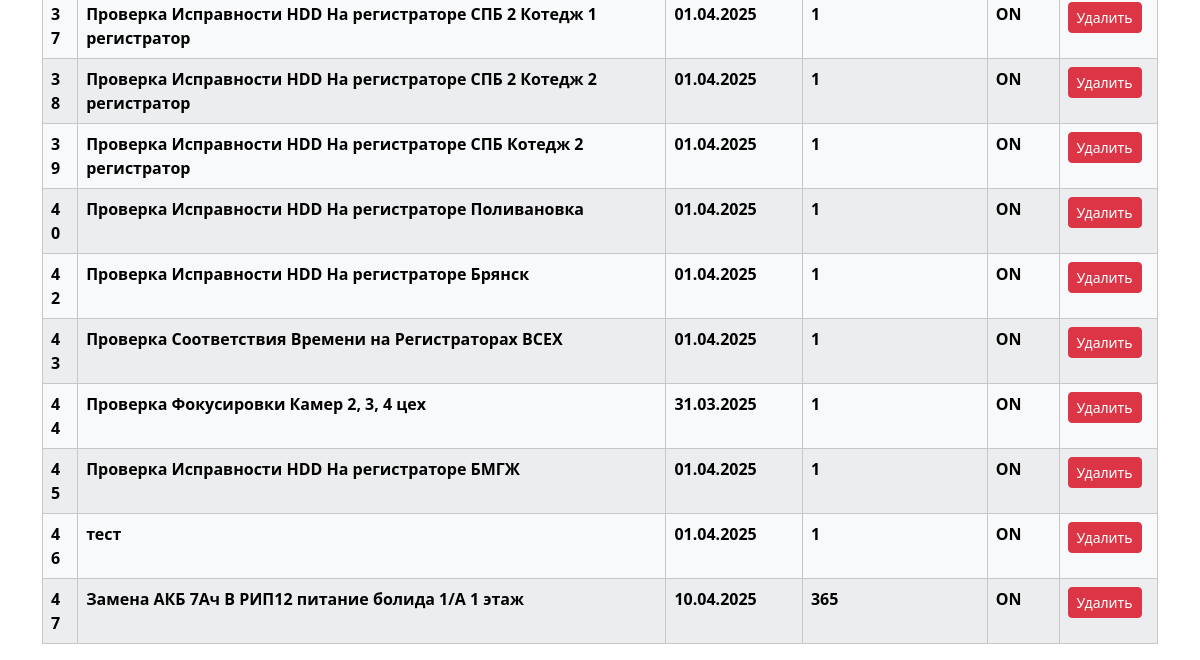
/pages/all_tasks (lower part), run on an earlier commit of the app's database.
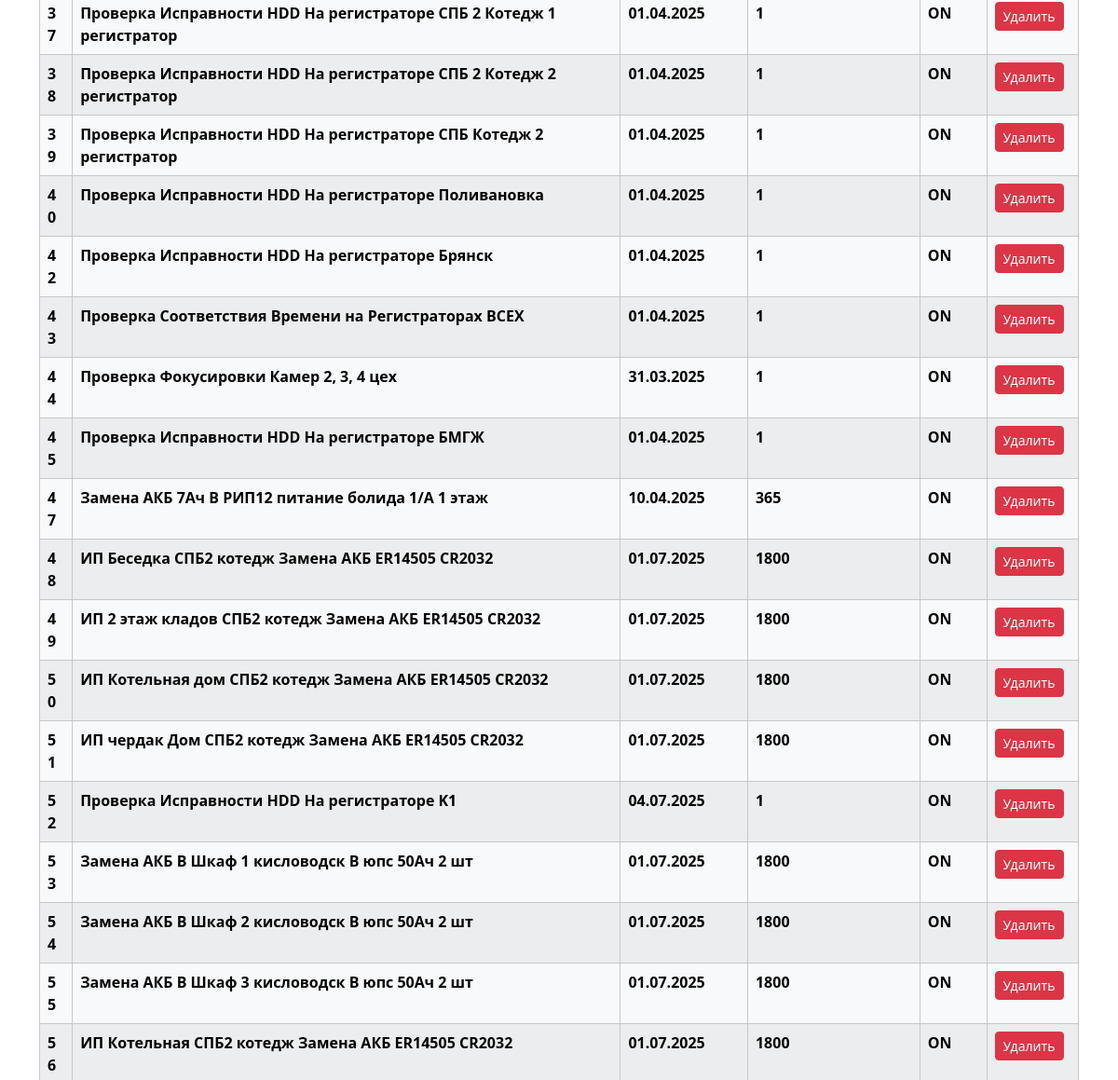
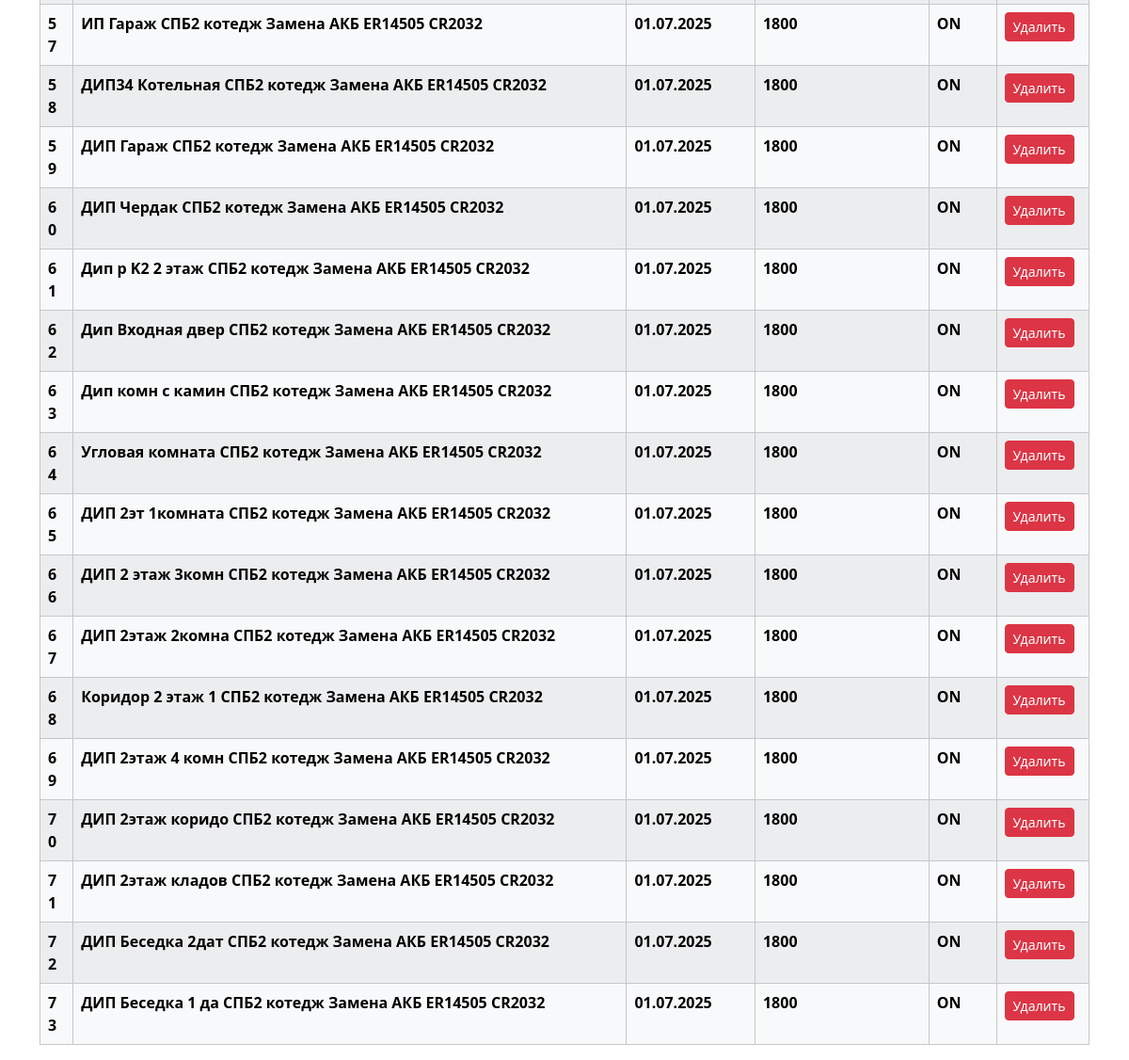
And on a later commit of the database (2 pictures, top to bottom).
### tables this page shows
CREATE TABLE tasks (
	id INTEGER NOT NULL, 
	task VARCHAR, 
	data_create_task VARCHAR, 
	data_task VARCHAR, 
	onoff VARCHAR, 
	PRIMARY KEY (id)
);

### app/pages/router.py (the view)
@router.get('/all_tasks')
async def get_all_task_html(request: Request, all_tasks=Depends(all_task)):
    return templates.TemplateResponse(name='all_tasks.html',
                                      context={'request': request, 'all_tasks': all_tasks})

### app/templates/all_tasks.html (shortened to what this page needs)
<!DOCTYPE html>
<html lang="ru">
<head>
    <link href="https://cdn.jsdelivr.net/npm/bootstrap@5.3.1/dist/css/bootstrap.min.css"
          rel="stylesheet"
>
</head>
<body class="container mt-4">
<table class="table table-striped table-light table-bordered fw-bold mt-3">
    <tbody id="taskTableBody">
    {% for task in all_tasks %}
    <tr id="task-{{ task.id }}">
        <td>{{ task.id }}</td>
        <td>{{ task.task }}</td>
        <td>{{ task.data_create_task }}</td>
        <td>{{ task.data_task }}</td>
        <td>{{ task.onoff }}</td>
        <td>
            <button class="btn btn-danger btn-sm delete-btn" data-task-text="{{ task.task }}">Удалить</button>
        </td>
    </tr>
    {% endfor %}
    </tbody>
</table>
</body>
</html>

What changed in the data, as far as the page shows it:
removed tasks: id "46", task "тест", data_create_task "01.04.2025", data_task "1", onoff "ON"
added tasks: id "48", task "ИП Беседка СПБ2 котедж Замена АКБ ER14505 CR2032", data_create_task "01.07.2025", data_task "1800", onoff "ON"
added tasks: id "49", task "ИП 2 этаж кладов СПБ2 котедж Замена АКБ ER14505 CR2032", data_create_task "01.07.2025", data_task "1800", onoff "ON"
added tasks: id "50", task "ИП Котельная дом СПБ2 котедж Замена АКБ ER14505 CR2032", data_create_task "01.07.2025", data_task "1800", onoff "ON"
added tasks: id "51", task "ИП чердак Дом СПБ2 котедж Замена АКБ ER14505 CR2032", data_create_task "01.07.2025", data_task "1800", onoff "ON"
added tasks: id "52", task "Проверка Исправности HDD На регистраторе K1", data_create_task "04.07.2025", data_task "1", onoff "ON"
added tasks: id "53", task "Замена АКБ В Шкаф 1 кисловодск В юпс 50Ач 2 шт", data_create_task "01.07.2025", data_task "1800", onoff "ON"
added tasks: id "54", task "Замена АКБ В Шкаф 2 кисловодск В юпс 50Ач 2 шт", data_create_task "01.07.2025", data_task "1800", onoff "ON"
added tasks: id "55", task "Замена АКБ В Шкаф 3 кисловодск В юпс 50Ач 2 шт", data_create_task "01.07.2025", data_task "1800", onoff "ON"
added tasks: id "56", task "ИП Котельная СПБ2 котедж Замена АКБ ER14505 CR2032", data_create_task "01.07.2025", data_task "1800", onoff "ON"
added tasks: id "57", task "ИП Гараж СПБ2 котедж Замена АКБ ER14505 CR2032", data_create_task "01.07.2025", data_task "1800", onoff "ON"
added tasks: id "58", task "ДИП34 Котельная СПБ2 котедж Замена АКБ ER14505 CR2032", data_create_task "01.07.2025", data_task "1800", onoff "ON"
added tasks: id "59", task "ДИП Гараж СПБ2 котедж Замена АКБ ER14505 CR2032", data_create_task "01.07.2025", data_task "1800", onoff "ON"
added tasks: id "60", task "ДИП Чердак СПБ2 котедж Замена АКБ ER14505 CR2032", data_create_task "01.07.2025", data_task "1800", onoff "ON"
added tasks: id "61", task "Дип р K2 2 этаж СПБ2 котедж Замена АКБ ER14505 CR2032", data_create_task "01.07.2025", data_task "1800", onoff "ON"
added tasks: id "62", task "Дип Входная двер СПБ2 котедж Замена АКБ ER14505 CR2032", data_create_task "01.07.2025", data_task "1800", onoff "ON"
added tasks: id "63", task "Дип комн с камин СПБ2 котедж Замена АКБ ER14505 CR2032", data_create_task "01.07.2025", data_task "1800", onoff "ON"
added tasks: id "64", task "Угловая комната СПБ2 котедж Замена АКБ ER14505 CR2032", data_create_task "01.07.2025", data_task "1800", onoff "ON"
added tasks: id "65", task "ДИП 2эт 1комната СПБ2 котедж Замена АКБ ER14505 CR2032", data_create_task "01.07.2025", data_task "1800", onoff "ON"
added tasks: id "66", task "ДИП 2 этаж 3комн СПБ2 котедж Замена АКБ ER14505 CR2032", data_create_task "01.07.2025", data_task "1800", onoff "ON"
added tasks: id "67", task "ДИП 2этаж 2комна СПБ2 котедж Замена АКБ ER14505 CR2032", data_create_task "01.07.2025", data_task "1800", onoff "ON"
added tasks: id "68", task "Коридор 2 этаж 1 СПБ2 котедж Замена АКБ ER14505 CR2032", data_create_task "01.07.2025", data_task "1800", onoff "ON"
added tasks: id "69", task "ДИП 2этаж 4 комн СПБ2 котедж Замена АКБ ER14505 CR2032", data_create_task "01.07.2025", data_task "1800", onoff "ON"
added tasks: id "70", task "ДИП 2этаж коридо СПБ2 котедж Замена АКБ ER14505 CR2032", data_create_task "01.07.2025", data_task "1800", onoff "ON"
added tasks: id "71", task "ДИП 2этаж кладов СПБ2 котедж Замена АКБ ER14505 CR2032", data_create_task "01.07.2025", data_task "1800", onoff "ON"
added tasks: id "72", task "ДИП Беседка 2дат СПБ2 котедж Замена АКБ ER14505 CR2032", data_create_task "01.07.2025", data_task "1800", onoff "ON"
added tasks: id "73", task "ДИП Беседка 1 да СПБ2 котедж Замена АКБ ER14505 CR2032", data_create_task "01.07.2025", data_task "1800", onoff "ON"
